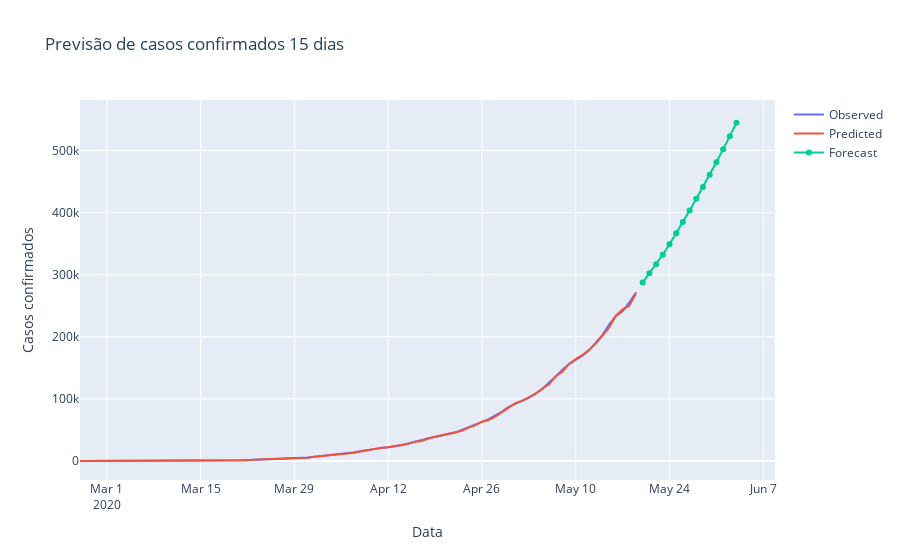

Notebook source saved alongside this figure:
### Code cell
pd.date_range('2020-05-01', '2020-05-19')
fig = go.Figure(go.Scatter(
    x=confirmados.index, y=confirmados, name='Observed'
))

fig.add_trace(go.Scatter(x=confirmados.index, y = modelo.predict_in_sample(), name='Predicted'))

fig.add_trace(go.Scatter(x=pd.date_range('2020-05-20', '2020-06-05'), y=modelo.predict(15), name='Forecast'))

fig.update_layout(title='Previsão de casos confirmados 15 dias',
                 yaxis_title='Casos confirmados', xaxis_title='Data')
fig.show()
